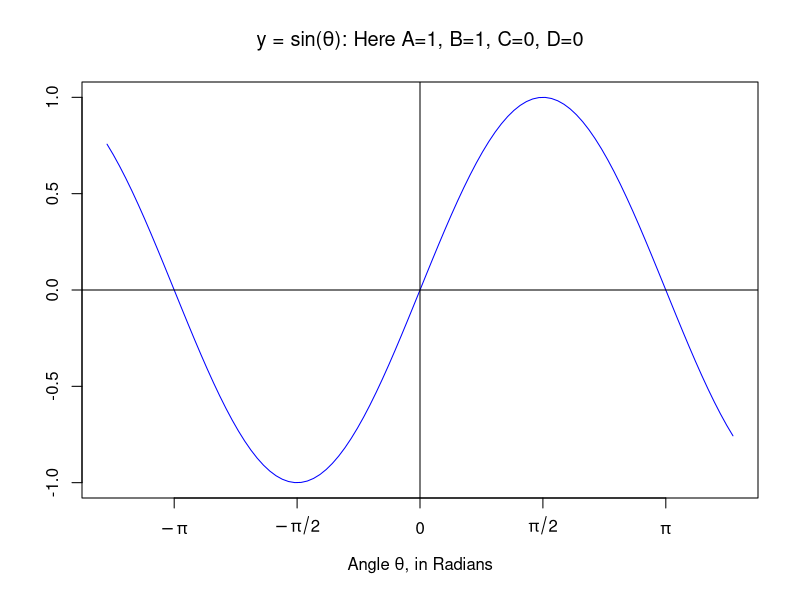

This figure's R source:
## ---- chunk 1
x <- seq(-4, 4, len = 101)
y<- sin(x)
                        A <- 1
                        B <- 1
                        C <- 0
                        D <- 0
 plot(x, y, type = "l", ylab = "", col="blue",xaxt = "n",
      xlab = expression(paste("Angle ", theta, ", in Radians")),                              
      main = expression(paste("y = sin(", theta,"): Here A=1, B=1, C=0, D=0")),
                                     )
      axis(1, at = c(-pi, -pi/2, 0, pi/2, pi),
      labels = expression(-pi, -pi/2, 0, pi/2, pi)
          )
      abline(v=0, col="black")
       abline(h=0, col="black")
